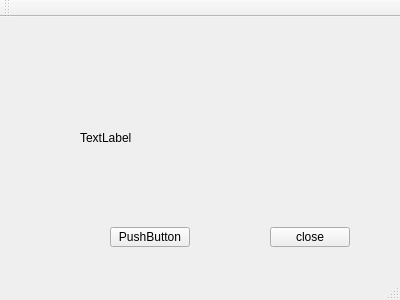
<?xml version="1.0" encoding="UTF-8"?>
<ui version="4.0">
 <class>MainWindow</class>
 <widget class="QMainWindow" name="MainWindow">
  <property name="geometry">
   <rect>
    <x>0</x>
    <y>0</y>
    <width>400</width>
    <height>300</height>
   </rect>
  </property>
  <property name="windowTitle">
   <string>MainWindow</string>
  </property>
  <widget class="QWidget" name="centralWidget">
   <widget class="QLabel" name="label">
    <property name="geometry">
     <rect>
      <x>80</x>
      <y>40</y>
      <width>231</width>
      <height>161</height>
     </rect>
    </property>
    <property name="text">
     <string>TextLabel</string>
    </property>
   </widget>
   <widget class="QPushButton" name="pushButton">
    <property name="geometry">
     <rect>
      <x>110</x>
      <y>210</y>
      <width>80</width>
      <height>20</height>
     </rect>
    </property>
    <property name="text">
     <string>PushButton</string>
    </property>
   </widget>
   <widget class="QPushButton" name="pushButton_2">
    <property name="geometry">
     <rect>
      <x>270</x>
      <y>210</y>
      <width>80</width>
      <height>20</height>
     </rect>
    </property>
    <property name="text">
     <string>close</string>
    </property>
   </widget>
  </widget>
  <widget class="QMenuBar" name="menuBar">
   <property name="geometry">
    <rect>
     <x>0</x>
     <y>0</y>
     <width>400</width>
     <height>22</height>
    </rect>
   </property>
  </widget>
  <widget class="QToolBar" name="mainToolBar">
   <attribute name="toolBarArea">
    <enum>TopToolBarArea</enum>
   </attribute>
   <attribute name="toolBarBreak">
    <bool>false</bool>
   </attribute>
  </widget>
  <widget class="QStatusBar" name="statusBar"/>
 </widget>
 <layoutdefault spacing="6" margin="11"/>
 <resources/>
 <connections/>
</ui>
